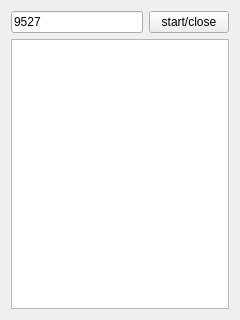
<?xml version="1.0" encoding="UTF-8"?>
<ui version="4.0">
 <class>BlackboardServerWindow</class>
 <widget class="QWidget" name="BlackboardServerWindow">
  <property name="geometry">
   <rect>
    <x>0</x>
    <y>0</y>
    <width>240</width>
    <height>320</height>
   </rect>
  </property>
  <property name="windowTitle">
   <string>Form</string>
  </property>
  <layout class="QGridLayout" name="gridLayout">
   <item row="0" column="0">
    <widget class="QLineEdit" name="port">
     <property name="text">
      <string>9527</string>
     </property>
    </widget>
   </item>
   <item row="0" column="1">
    <widget class="QPushButton" name="btnToggle">
     <property name="text">
      <string>start/close</string>
     </property>
    </widget>
   </item>
   <item row="1" column="0" colspan="2">
    <widget class="QTextBrowser" name="textBrowser"/>
   </item>
  </layout>
 </widget>
 <resources/>
 <connections/>
</ui>
